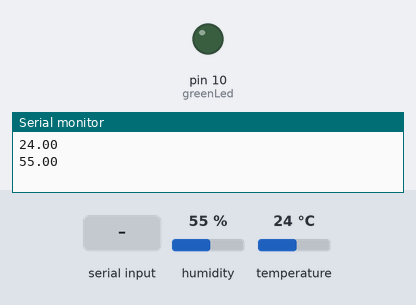
This sketch was run on a simulated Arduino Uno, built with avr-gcc and run on an emulated ATmega328P. On the bench: output pins drawn as LEDs (lit = HIGH), the last lines printed to the serial monitor. The test bench sets the inputs (shaded band); at power-on: humidity 55 %, temperature 24 °C.

Above: at 4.0 s.
4.1 s: "light\n" received over Serial
At 6.8 s:
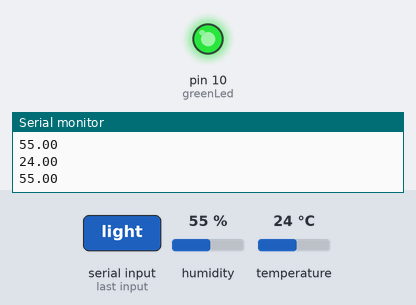
7.5 s: "off\n" received over Serial
At 10.3 s:
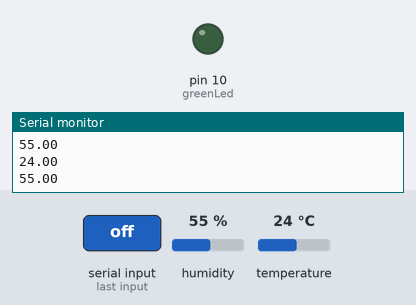
Timing chart, 0 to 11.8 s (numbered marks = the images above; inputs shaded):
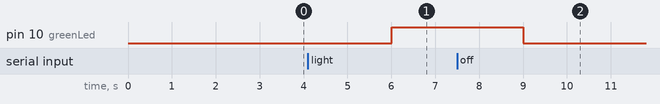

Measured:
- after the input at 4.1 s, pin 10 (greenLed): LOW → HIGH after 1.9 s
- after the input at 7.5 s, pin 10 (greenLed): HIGH → LOW after 1.5 s

The sketch:

serialcommunication.ino
```cpp
//www.elegoo.com
//2018.10.25
String command;

#include <dht_nonblocking.h>
#define DHT_SENSOR_TYPE DHT_TYPE_11
#define sensor 3
#define greenLed 10

static const int DHT_SENSOR_PIN = 3;
DHT_nonblocking dht_sensor( DHT_SENSOR_PIN, DHT_SENSOR_TYPE );


/*
 * Initialize the serial port.
 */
void setup( )
{
  Serial.begin(9600);
  pinMode(greenLed,OUTPUT);
  //Serial.println("arduino ready");
}


/*
 * Poll for a measurement, keeping the state machine alive.  Returns
 * true if a measurement is available.
 */
static bool measure_environment( float *temperature, float *humidity )
{
  static unsigned long measurement_timestamp = millis( );

  /* Measure once every four seconds. */
  if( millis( ) - measurement_timestamp > 3000ul )
  {
    if( dht_sensor.measure( temperature, humidity ) == true )
    {
      measurement_timestamp = millis( );
      return( true );
    }
  }
  //Serial.println("false");
  return( false );
}


/*
 * Main program loop.
 */
void loop( )
{
  float temperature;
  float humidity;

  /* Measure temperature and humidity.  If the functions returns
     true, then a measurement is available. */
  if( measure_environment( &temperature, &humidity ) == true ){
    //digitalWrite(greenLed,HIGH);
    //Serial.print( "T = " );
    Serial.println(temperature);
    Serial.println(humidity);
    /*Serial.print( " deg. C, H = " );
    Serial.print( humidity, 1 );
    Serial.println( "%" );*/

    if(Serial.available() >0){//se la comunicazione seriale e' attiva
      command=Serial.readStringUntil('\n');//legge fino a quando non incontro uno \n
      command.trim();//leva gli spazi bianchi
      if(command.equals("light")){
        digitalWrite(greenLed,HIGH);
      }
      else if(command.equals("off")){
        digitalWrite(greenLed,LOW);
      }
    }
    delay(1000);//lo mettiamo alla fine perche altrimenti creerebbe problemi con la comunicazione
  }


}
```
